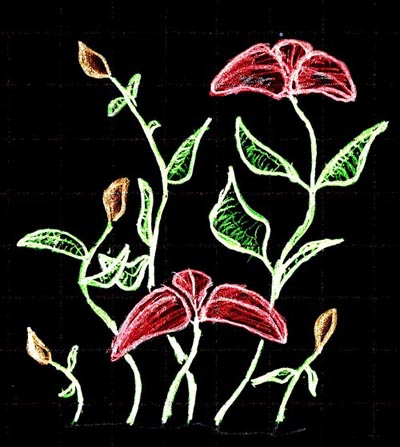
#> input picture Chapter_17/xkcd/flowers.jpg, 400 x 447 px, given in place of flowers.png, which was not available
$ python customseatingcards.py
#> lines starting #> are read from the running program, lines starting #| are printed output that depends on the picture; pictures that were not available may be replaced by others from this repository, and a replacement may not be noted
#! python3

import os

from PIL import Image,ImageDraw,ImageFont

os.makedirs('Invitations',exist_ok=True)
file=open('guests.txt')
#> (reads Chapter_19/Projects/guests.txt from the repository)
names=file.readlines()

flower = Image.open('flowers.png').convert('RGBA')

os.chdir('Invitations')

for i in names:
    im = Image.new('RGBA', (360, 290), 'black')
    flower=flower.resize((360,288))
    im.paste(flower, (0, 0), flower)
    drawObj = ImageDraw.Draw(im)
    fontFolder = 'usr/share/fonts'
    font = ImageFont.truetype(os.path.join(fontFolder,'AmaticSC-Regular.ttf'), 40)
    drawObj.text((90, 3),'Welcome'+i, fill='green', font=font)
    drawObj.rectangle((5, 5, 350, 285), outline='green')

    im.save('invite_{}.png'.format(i))
#> this loop made 5 passes
#> pass 1, `flower=flower.resize((360,288))`:
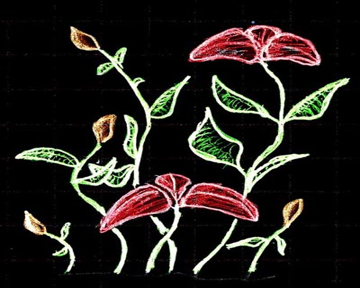
#> flower: PIL image 360x288 RGBA; mean R, G, B, A 37.1, 32.5, 28.4, 255
#> pass 1, `im.save('invite_{}.png'.format(i))`:
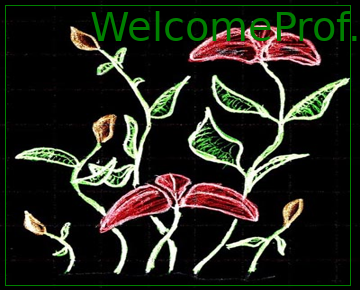
#> saved as invite_Prof. Plum
.png: PIL image 360x290 RGBA; mean R, G, B, A 36.2, 36.2, 27.8, 255
#> pass 2, `im.save('invite_{}.png'.format(i))`:
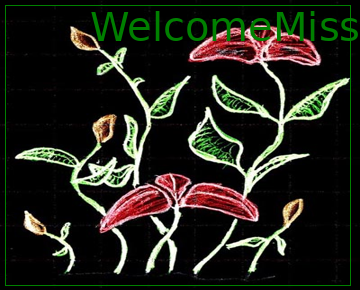
#> saved as invite_Miss Scarlet
.png: PIL image 360x290 RGBA; mean R, G, B, A 36.2, 36.3, 27.8, 255
